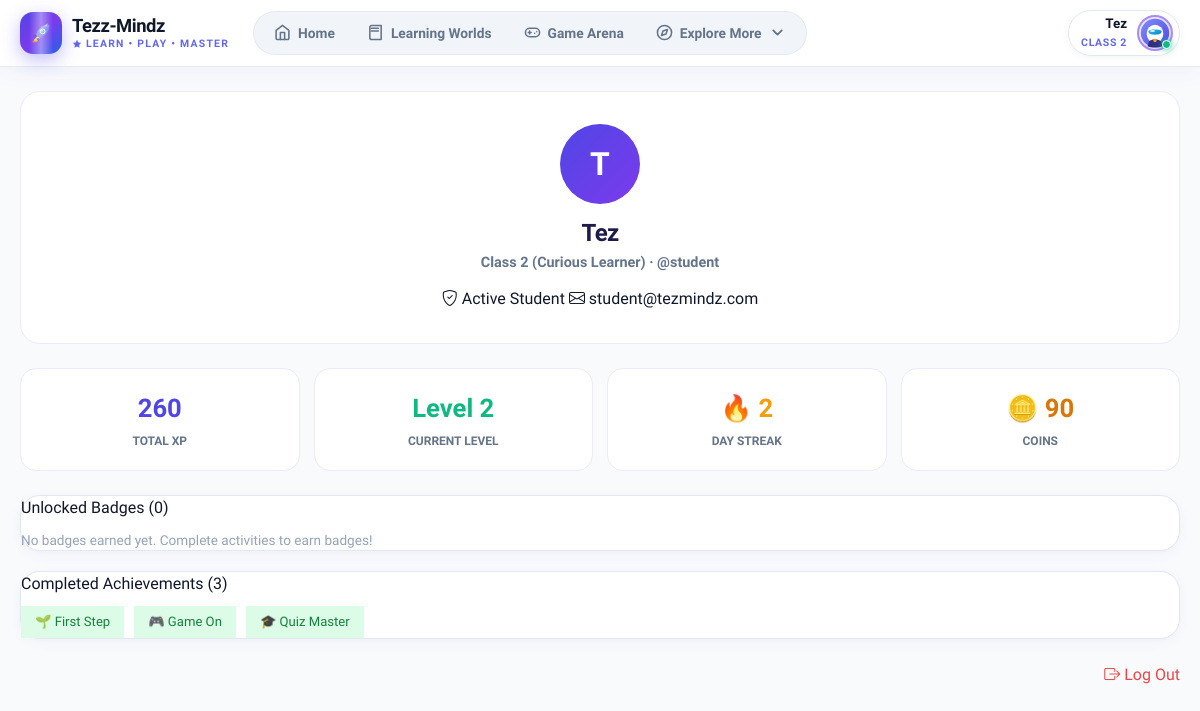
The page /profile/ (signed in) on the database as committed earlier.
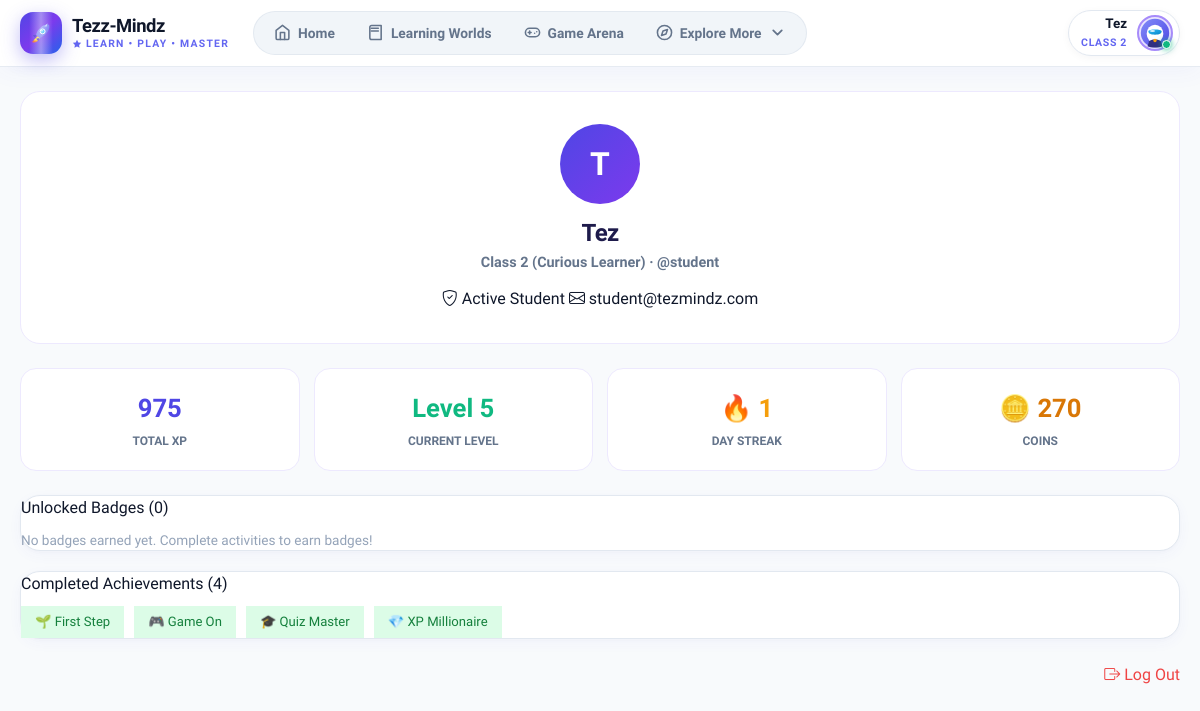
The same page on the database as committed later.
### accounts/models.py (models this page shows, shortened)
class StudentProfile(models.Model):
    user = models.OneToOneField(User, on_delete=models.CASCADE, related_name="profile")
    student_class = models.ForeignKey(Class, on_delete=models.PROTECT, related_name="students")
    avatar = models.CharField(max_length=255, default="🌟")
    dob = models.DateField(null=True, blank=True)
    xp = models.PositiveIntegerField(default=0)
    coins = models.PositiveIntegerField(default=0)
    current_level = models.PositiveIntegerField(default=1)
    streak = models.PositiveIntegerField(default=0)
    last_activity_date = models.DateField(null=True, blank=True)
    is_premium = models.BooleanField(default=False)
    created_at = models.DateTimeField(auto_now_add=True)
    updated_at = models.DateTimeField(auto_now=True)

### rewards/models.py (models this page shows, shortened)
class StudentAchievement(models.Model):
    student = models.ForeignKey(StudentProfile, on_delete=models.CASCADE, related_name="achievements")
    achievement = models.ForeignKey(Achievement, on_delete=models.CASCADE, related_name="earned_by")
    unlocked_at = models.DateTimeField(auto_now_add=True)
    class Meta:
        unique_together = ("student", "achievement")
        verbose_name_plural = "Student Achievements"

class Achievement(models.Model):
    CONDITION_TYPES = [
        ("xp_total", "Total XP Earned"),
        ("streak_days", "Streak Days"),
        ("quizzes_passed", "Quizzes Passed"),
        ("games_completed", "Games Completed"),
        ("lessons_completed", "Lessons Completed"),
        ("perfect_quiz", "Perfect Quiz Score"),
        ("first_game", "First Game Played"),
        ("first_lesson", "First Lesson Completed"),
        ("first_quiz", "First Quiz Passed"),
    ]
    name = models.CharField(max_length=100, unique=True)
    description = models.TextField()
    icon = models.CharField(max_length=50, default="🏆")
    xp_reward = models.PositiveIntegerField(default=50)
    coin_reward = models.PositiveIntegerField(default=25)
    condition_type = models.CharField(max_length=50, choices=CONDITION_TYPES)
    condition_value = models.PositiveIntegerField(default=1)
    is_active = models.BooleanField(default=True)
    created_at = models.DateTimeField(auto_now_add=True)
    class Meta:
        ordering = ["condition_type", "condition_value"]

### academics/models.py (models this page shows, shortened)
class Class(models.Model):
    grade_number = models.PositiveIntegerField(unique=True)
    name = models.CharField(max_length=50)           # e.g., "Grade 5"
    class_label = models.CharField(max_length=50)    # e.g., "Class 5"
    slug = models.SlugField(unique=True, blank=True)  # e.g., "class-5"
    stage = models.CharField(max_length=100)          # e.g., "Olympiad Challenger"
    age_group = models.CharField(max_length=50)       # e.g., "Age 10 - 11"
    description = models.TextField(blank=True)
    category = models.CharField(
        max_length=20,
        choices=[
            ("primary", "Primary"),
            ("middle", "Middle"),
            ("senior", "Senior"),
        ]
    )
    is_active = models.BooleanField(default=True)
    created_at = models.DateTimeField(auto_now_add=True, null=True)
    updated_at = models.DateTimeField(auto_now=True, null=True)
    class Meta:
        verbose_name_plural = "Classes"
        ordering = ["grade_number"]

### common/views.py (the view)
# urls.py: path("profile/", views.profile_page, name="profile"),
@login_required
def profile_page(request):
    profile = _get_profile(request)
    earned_badges = StudentBadge.objects.filter(student=profile).select_related("badge")
    earned_achievements = StudentAchievement.objects.filter(student=profile).select_related("achievement")
    context = get_user_data_context(request)
    context.update({
        "earned_badges": earned_badges,
        "earned_achievements": earned_achievements,
    })
    return render(request, "profile.html", context)

### common/context_processors.py (called while the page is built)
def user_context(request):
    if request.user.is_authenticated:
        try:
            profile = request.user.profile
        except Exception:
            try:
                profile = StudentProfile.objects.filter(user=request.user).first()
            except Exception:
                profile = None
        return {
            "profile": profile,
            "student_profile": profile,
        }
    return {
        "profile": None,
        "student_profile": None,
    }

### frontend/templates/profile.html (shortened to what this page needs)
{% extends "base.html" %}
{% block content %}
{% if profile %}
<div class="profile-hero">
  <div class="profile-big-avatar">{{ profile.user.first_name|default:profile.user.username|first|upper }}</div>
  <h1>{{ profile.user.first_name|default:profile.user.username }}</h1>
  <p>{{ profile.student_class.class_label }} ({{ profile.student_class.stage }}) · @{{ profile.user.username }}</p>
  <div style="margin-top:14px;">
    <span class="stat-chip green"><i class="bi bi-shield-check"></i> Active Student</span>
    <span class="stat-chip"><i class="bi bi-envelope"></i> {{ profile.user.email }}</span>
  </div>
</div>
<div class="profile-stats-grid">
  <div class="profile-stat-box">
    <div class="p-stat-val" style="color:#4f46e5;">{{ profile.xp }}</div>
    <div class="p-stat-lbl">Total XP</div>
  </div>
  <div class="profile-stat-box">
    <div class="p-stat-val" style="color:#10b981;">Level {{ profile.current_level }}</div>
    <div class="p-stat-lbl">Current Level</div>
  </div>
  <div class="profile-stat-box">
    <div class="p-stat-val" style="color:#f59e0b;">🔥 {{ profile.streak }}</div>
    <div class="p-stat-lbl">Day Streak</div>
  </div>
  <div class="profile-stat-box">
    <div class="p-stat-val" style="color:#d97706;">🪙 {{ profile.coins }}</div>
    <div class="p-stat-lbl">Coins</div>
  </div>
</div>
{% endif %}
<div class="card" style="margin-bottom:20px;">
  <div class="card-title">Unlocked Badges ({{ earned_badges.count }})</div>
  <div class="unlocked-list">
    {% for eb in earned_badges %}
    <span class="badge-pill" style="background:#fef3c7;color:#b45309;padding:6px 14px;font-size:0.82rem;">
      {{ eb.badge.icon }} {{ eb.badge.name }}
    </span>
    {% empty %}
    <p style="color:#94a3b8;font-size:0.85rem;margin:0;">No badges earned yet. Complete activities to earn badges!</p>
    {% endfor %}
  </div>
</div>
<div class="card" style="margin-bottom:24px;">
  <div class="card-title">Completed Achievements ({{ earned_achievements.count }})</div>
  <div class="unlocked-list">
    {% for ea in earned_achievements %}
    <span class="badge-pill" style="background:#dcfce7;color:#15803d;padding:6px 14px;font-size:0.82rem;">
      {{ ea.achievement.icon }} {{ ea.achievement.name }}
    </span>
    {% empty %}
    <p style="color:#94a3b8;font-size:0.85rem;margin:0;">No achievements unlocked yet.</p>
    {% endfor %}
  </div>
</div>
<div style="display:flex;justify-content:flex-end;">
  <a class="btn-outline" href="/logout/" style="color:#ef4444;border-color:#fca5a5;">
    <i class="bi bi-box-arrow-right"></i> Log Out
  </a>
</div>
{% endblock %}

### frontend/templates/base.html (shortened to what this page needs)
<!DOCTYPE html>
<html lang="en">
<head>
  <link rel="stylesheet" href="/static/css/styles.css" />
  <link rel="stylesheet" href="https://cdn.jsdelivr.net/npm/bootstrap-icons@1.11.3/font/bootstrap-icons.min.css" />
</head>
<body>
  <header class="tm-navbar">
    <div class="tm-navbar-inner">
      <div class="tm-nav-left-group">
        <a class="tm-brand-logo" href="/dashboard/">
          <div class="tm-logo-icon" aria-hidden="true">
          </div>
          <div class="tm-brand-text">
            <strong>Tezz-Mindz</strong>
            <small>
              <svg width="10" height="10" viewBox="0 0 24 24" fill="currentColor">
                <path d="M12 2L15.09 8.26L22 9.27L17 14.14L18.18 21.02L12 17.77L5.82 21.02L7 14.14L2 9.27L8.91 8.26L12 2Z"/>
              </svg>
              Learn • Play • Master
            </small>
          </div>
        </a>
        <nav class="tm-nav-links">
          <a class="tm-nav-link {% block nav_dashboard %}{% endblock %}" href="/dashboard/">
            <svg width="16" height="16" viewBox="0 0 24 24" fill="none" stroke="currentColor" stroke-width="2.2" stroke-linecap="round" stroke-linejoin="round">
              <path d="m3 9 9-7 9 7v11a2 2 0 0 1-2 2H5a2 2 0 0 1-2-2z"></path>
              <polyline points="9 22 9 12 15 12 15 22"></polyline>
            </svg>
            <span>Home</span>
          </a>
          <a class="tm-nav-link {% block nav_subjects %}{% endblock %}" href="/learn/">
            <svg width="16" height="16" viewBox="0 0 24 24" fill="none" stroke="currentColor" stroke-width="2.2" stroke-linecap="round" stroke-linejoin="round">
              <path d="M4 19.5v-15A2.5 2.5 0 0 1 6.5 2H20v20H6.5a2.5 2.5 0 0 1-2.5-2.5Z"></path>
              <path d="M6 6h10"></path>
              <path d="M6 10h10"></path>
            </svg>
            <span>Learning Worlds</span>
          </a>
          <a class="tm-nav-link {% block nav_games %}{% endblock %}" href="/games/">
            <span>Game Arena</span>
          </a>
          <div class="tm-dropdown" id="desktop-more-dropdown">
            <a class="tm-nav-link {% block nav_explore %}{% endblock %}" href="javascript:void(0)" onclick="toggleMoreDropdown(event)">
              <svg width="16" height="16" viewBox="0 0 24 24" fill="none" stroke="currentColor" stroke-width="2.2" stroke-linecap="round" stroke-linejoin="round">
                <circle cx="12" cy="12" r="10"></circle>
                <polygon points="16.24 7.76 14.12 14.12 7.76 16.24 9.88 9.88 16.24 7.76"></polygon>
              </svg>
              <span>Explore More</span>
              <svg width="12" height="12" viewBox="0 0 24 24" fill="none" stroke="currentColor" stroke-width="2.5" stroke-linecap="round" stroke-linejoin="round">
                <polyline points="6 9 12 15 18 9"></polyline>
              </svg>
            </a>
          </div>
        </nav>
      </div>
      <div class="tm-student-hud">
        {% if request.user.is_authenticated %}
          <a class="hud-profile-pill" href="/profile/" title="{{ profile.user.first_name|default:request.user.first_name|default:request.user.username }} ({{ profile.student_class.class_label|default:'Class 5' }})">
            <div class="hud-profile-meta">
              <strong>{{ profile.user.first_name|default:request.user.first_name|default:request.user.username }}</strong>
              <small>{{ profile.student_class.class_label|default:"Class 5" }}</small>
            </div>
            <div class="hud-avatar-circle">
            </div>
          </a>
        {% else %}
          <a class="btn-primary" href="/login/" style="padding:8px 18px;font-size:0.85rem;">Login</a>
        {% endif %}
      </div>
    </div>
  </header>
  <main class="tm-page-shell">
    {% block content %}{% endblock %}
  </main>
</body>
</html>

Rows that differ between the two databases and show on the page:
changed StudentProfile "Tez": xp "260" → "975"; current_level "2" → "5"; streak "2" → "1"; coins "90" → "270"
added StudentAchievement: achievement.icon "💎", achievement.name "XP Millionaire"
Other text that changed with them:
{{ earned_achievements.count }}: "3" → "4"
